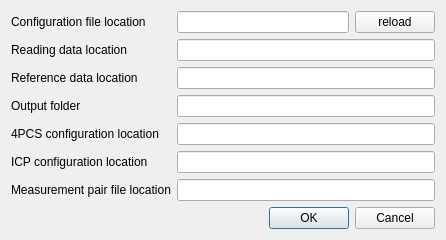
<?xml version="1.0" encoding="UTF-8"?>
<ui version="4.0">
 <class>dialog_settings</class>
 <widget class="QDialog" name="dialog_settings">
  <property name="geometry">
   <rect>
    <x>0</x>
    <y>0</y>
    <width>446</width>
    <height>231</height>
   </rect>
  </property>
  <property name="windowTitle">
   <string>Dialog</string>
  </property>
  <layout class="QGridLayout" name="gridLayout_2">
   <item row="0" column="0">
    <layout class="QGridLayout" name="gridLayout">
     <item row="4" column="1">
      <widget class="QLabel" name="label_4pcs_configuration">
       <property name="text">
        <string>4PCS configuration location</string>
       </property>
      </widget>
     </item>
     <item row="5" column="2">
      <widget class="QLineEdit" name="lineEdit_icp_configuration">
       <property name="text">
        <string/>
       </property>
       <property name="readOnly">
        <bool>true</bool>
       </property>
      </widget>
     </item>
     <item row="6" column="1">
      <widget class="QLabel" name="label_measurement_filename">
       <property name="text">
        <string>Measurement pair file location</string>
       </property>
      </widget>
     </item>
     <item row="1" column="1">
      <widget class="QLabel" name="label_reading_data">
       <property name="text">
        <string>Reading data location</string>
       </property>
      </widget>
     </item>
     <item row="0" column="2">
      <layout class="QHBoxLayout" name="horizontalLayout_2">
       <item>
        <widget class="QLineEdit" name="lineEdit_configuration">
         <property name="text">
          <string/>
         </property>
        </widget>
       </item>
       <item>
        <widget class="QPushButton" name="btn_reload">
         <property name="text">
          <string>reload</string>
         </property>
        </widget>
       </item>
      </layout>
     </item>
     <item row="5" column="1">
      <widget class="QLabel" name="label_icp_configuration">
       <property name="text">
        <string>ICP configuration location</string>
       </property>
      </widget>
     </item>
     <item row="1" column="2">
      <widget class="QLineEdit" name="lineEdit_reading_data">
       <property name="readOnly">
        <bool>true</bool>
       </property>
      </widget>
     </item>
     <item row="3" column="2">
      <widget class="QLineEdit" name="lineEdit_output_folder">
       <property name="readOnly">
        <bool>true</bool>
       </property>
      </widget>
     </item>
     <item row="0" column="1">
      <widget class="QLabel" name="label_configuration">
       <property name="text">
        <string>Configuration file location</string>
       </property>
      </widget>
     </item>
     <item row="3" column="1">
      <widget class="QLabel" name="label_output_folder">
       <property name="text">
        <string>Output folder</string>
       </property>
      </widget>
     </item>
     <item row="6" column="2">
      <widget class="QLineEdit" name="lineEdit_measurement_filename">
       <property name="readOnly">
        <bool>true</bool>
       </property>
      </widget>
     </item>
     <item row="4" column="2">
      <widget class="QLineEdit" name="lineEdit_4pcs_configuration">
       <property name="readOnly">
        <bool>true</bool>
       </property>
      </widget>
     </item>
     <item row="2" column="2">
      <widget class="QLineEdit" name="lineEdit_reference_data">
       <property name="readOnly">
        <bool>true</bool>
       </property>
      </widget>
     </item>
     <item row="2" column="1">
      <widget class="QLabel" name="label_reference_data">
       <property name="text">
        <string>Reference data location</string>
       </property>
      </widget>
     </item>
    </layout>
   </item>
   <item row="1" column="0">
    <widget class="QDialogButtonBox" name="buttonBox">
     <property name="orientation">
      <enum>Qt::Horizontal</enum>
     </property>
     <property name="standardButtons">
      <set>QDialogButtonBox::Cancel|QDialogButtonBox::Ok</set>
     </property>
    </widget>
   </item>
  </layout>
 </widget>
 <resources/>
 <connections>
  <connection>
   <sender>buttonBox</sender>
   <signal>accepted()</signal>
   <receiver>dialog_settings</receiver>
   <slot>accept()</slot>
   <hints>
    <hint type="sourcelabel">
     <x>248</x>
     <y>254</y>
    </hint>
    <hint type="destinationlabel">
     <x>157</x>
     <y>274</y>
    </hint>
   </hints>
  </connection>
  <connection>
   <sender>buttonBox</sender>
   <signal>rejected()</signal>
   <receiver>dialog_settings</receiver>
   <slot>reject()</slot>
   <hints>
    <hint type="sourcelabel">
     <x>316</x>
     <y>260</y>
    </hint>
    <hint type="destinationlabel">
     <x>286</x>
     <y>274</y>
    </hint>
   </hints>
  </connection>
 </connections>
</ui>
